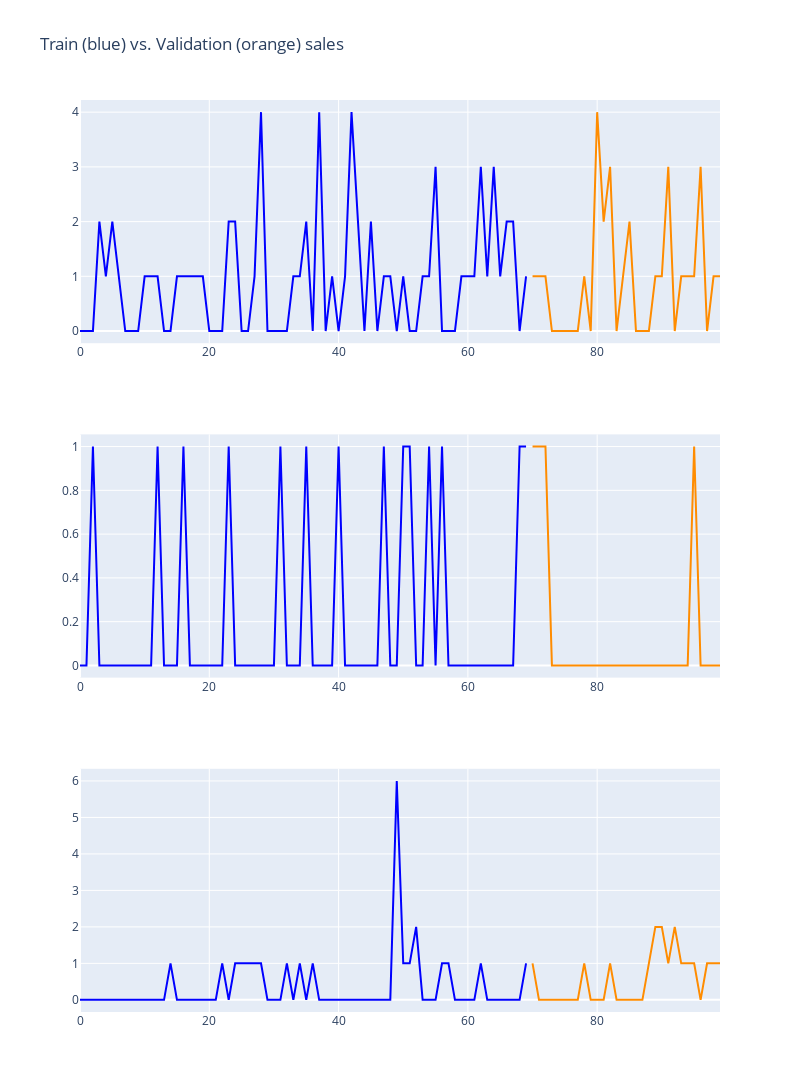

Notebook source saved alongside this figure:
### Code cell
fig = make_subplots(3,1)

fig.add_trace(go.Scatter(x=np.arange(70),mode='lines',y=train_dataset.loc[0].values,marker=dict(color='blue'),showlegend=False,name='Original Signal'),row=1,col=1)

fig.add_trace(
    go.Scatter(x=np.arange(70, 100), y=val_dataset.loc[0].values, mode='lines', marker=dict(color="darkorange"), showlegend=False,
               name="Denoised signal"),
    row=1, col=1
)

fig.add_trace(
    go.Scatter(x=np.arange(70), mode='lines', y=train_dataset.loc[1].values, marker=dict(color="blue"), showlegend=False),
    row=2, col=1
)

fig.add_trace(
    go.Scatter(x=np.arange(70, 100), y=val_dataset.loc[1].values, mode='lines', marker=dict(color="darkorange"), showlegend=False),
    row=2, col=1
)

fig.add_trace(
    go.Scatter(x=np.arange(70), mode='lines', y=train_dataset.loc[2].values, marker=dict(color="blue"), showlegend=False),
    row=3, col=1
)

fig.add_trace(
    go.Scatter(x=np.arange(70, 100), y=val_dataset.loc[2].values, mode='lines', marker=dict(color="darkorange"), showlegend=False),
    row=3, col=1
)

fig.update_layout(height=1200, width=800, title_text="Train (blue) vs. Validation (orange) sales")
fig.show()

### Figure 1 — Plotly figure (JSON) as saved in the notebook; plotly's stock layout.template omitted (floating-point values rounded to 4 significant figures)
{"data": [{"marker": {"color": "blue"}, "mode": "lines", "name": "Original Signal", "showlegend": false, "type": "scatter", "x": [0, 1, 2, 3, 4, 5, 6, 7, 8, 9, 10, 11, 12, 13, 14, 15, 16, 17, 18, 19, 20, 21, 22, 23, 24, 25, 26, 27, 28, 29, 30, 31, 32, 33, 34, 35, 36, 37, 38, 39, 40, 41, 42, 43, 44, 45, 46, 47, 48, 49, 50, 51, 52, 53, 54, 55, 56, 57, 58, 59, 60, 61, 62, 63, 64, 65, 66, 67, 68, 69], "xaxis": "x", "y": [0, 0, 0, 2, 1, 2, 1, 0, 0, 0, 1, 1, 1, 0, 0, 1, 1, 1, 1, 1, 0, 0, 0, 2, 2, 0, 0, 1, 4, 0, 0, 0, 0, 1, 1, 2, 0, 4, 0, 1, 0, 1, 4, 2, 0, 2, 0, 1, 1, 0, 1, 0, 0, 1, 1, 3, 0, 0, 0, 1, 1, 1, 3, 1, 3, 1, 2, 2, 0, 1], "yaxis": "y"}, {"marker": {"color": "darkorange"}, "mode": "lines", "name": "Denoised signal", "showlegend": false, "type": "scatter", "x": [70, 71, 72, 73, 74, 75, 76, 77, 78, 79, 80, 81, 82, 83, 84, 85, 86, 87, 88, 89, 90, 91, 92, 93, 94, 95, 96, 97, 98, 99], "xaxis": "x", "y": [1, 1, 1, 0, 0, 0, 0, 0, 1, 0, 4, 2, 3, 0, 1, 2, 0, 0, 0, 1, 1, 3, 0, 1, 1, 1, 3, 0, 1, 1], "yaxis": "y"}, {"marker": {"color": "blue"}, "mode": "lines", "showlegend": false, "type": "scatter", "x": [0, 1, 2, 3, 4, 5, 6, 7, 8, 9, 10, 11, 12, 13, 14, 15, 16, 17, 18, 19, 20, 21, 22, 23, 24, 25, 26, 27, 28, 29, 30, 31, 32, 33, 34, 35, 36, 37, 38, 39, 40, 41, 42, 43, 44, 45, 46, 47, 48, 49, 50, 51, 52, 53, 54, 55, 56, 57, 58, 59, 60, 61, 62, 63, 64, 65, 66, 67, 68, 69], "xaxis": "x2", "y": [0, 0, 1, 0, 0, 0, 0, 0, 0, 0, 0, 0, 1, 0, 0, 0, 1, 0, 0, 0, 0, 0, 0, 1, 0, 0, 0, 0, 0, 0, 0, 1, 0, 0, 0, 1, 0, 0, 0, 0, 1, 0, 0, 0, 0, 0, 0, 1, 0, 0, 1, 1, 0, 0, 1, 0, 1, 0, 0, 0, 0, 0, 0, 0, 0, 0, 0, 0, 1, 1], "yaxis": "y2"}, {"marker": {"color": "darkorange"}, "mode": "lines", "showlegend": false, "type": "scatter", "x": [70, 71, 72, 73, 74, 75, 76, 77, 78, 79, 80, 81, 82, 83, 84, 85, 86, 87, 88, 89, 90, 91, 92, 93, 94, 95, 96, 97, 98, 99], "xaxis": "x2", "y": [1, 1, 1, 0, 0, 0, 0, 0, 0, 0, 0, 0, 0, 0, 0, 0, 0, 0, 0, 0, 0, 0, 0, 0, 0, 1, 0, 0, 0, 0], "yaxis": "y2"}, {"marker": {"color": "blue"}, "mode": "lines", "showlegend": false, "type": "scatter", "x": [0, 1, 2, 3, 4, 5, 6, 7, 8, 9, 10, 11, 12, 13, 14, 15, 16, 17, 18, 19, 20, 21, 22, 23, 24, 25, 26, 27, 28, 29, 30, 31, 32, 33, 34, 35, 36, 37, 38, 39, 40, 41, 42, 43, 44, 45, 46, 47, 48, 49, 50, 51, 52, 53, 54, 55, 56, 57, 58, 59, 60, 61, 62, 63, 64, 65, 66, 67, 68, 69], "xaxis": "x3", "y": [0, 0, 0, 0, 0, 0, 0, 0, 0, 0, 0, 0, 0, 0, 1, 0, 0, 0, 0, 0, 0, 0, 1, 0, 1, 1, 1, 1, 1, 0, 0, 0, 1, 0, 1, 0, 1, 0, 0, 0, 0, 0, 0, 0, 0, 0, 0, 0, 0, 6, 1, 1, 2, 0, 0, 0, 1, 1, 0, 0, 0, 0, 1, 0, 0, 0, 0, 0, 0, 1], "yaxis": "y3"}, {"marker": {"color": "darkorange"}, "mode": "lines", "showlegend": false, "type": "scatter", "x": [70, 71, 72, 73, 74, 75, 76, 77, 78, 79, 80, 81, 82, 83, 84, 85, 86, 87, 88, 89, 90, 91, 92, 93, 94, 95, 96, 97, 98, 99], "xaxis": "x3", "y": [1, 0, 0, 0, 0, 0, 0, 0, 1, 0, 0, 0, 1, 0, 0, 0, 0, 0, 1, 2, 2, 1, 2, 1, 1, 1, 0, 1, 1, 1], "yaxis": "y3"}], "layout": {"height": 1200, "title": {"text": "Train (blue) vs. Validation (orange) sales"}, "width": 800, "xaxis": {"anchor": "y", "domain": [0, 1]}, "xaxis2": {"anchor": "y2", "domain": [0, 1]}, "xaxis3": {"anchor": "y3", "domain": [0, 1]}, "yaxis": {"anchor": "x", "domain": [0.7333, 1]}, "yaxis2": {"anchor": "x2", "domain": [0.3667, 0.6333]}, "yaxis3": {"anchor": "x3", "domain": [0, 0.2667]}}}
